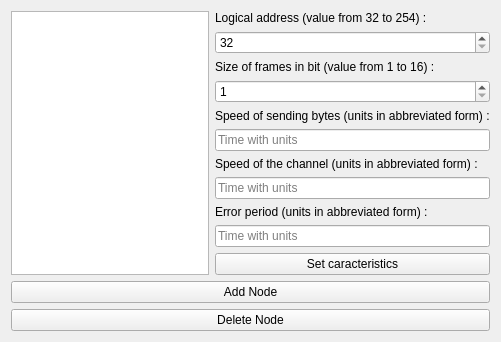
<?xml version="1.0" encoding="UTF-8"?>
<ui version="4.0">
 <class>mainWidget</class>
 <widget class="QWidget" name="mainWidget">
  <property name="geometry">
   <rect>
    <x>0</x>
    <y>0</y>
    <width>501</width>
    <height>332</height>
   </rect>
  </property>
  <property name="windowTitle">
   <string>ExoMars2020</string>
  </property>
  <layout class="QVBoxLayout" name="verticalLayout_2">
   <item>
    <layout class="QHBoxLayout" name="horizontalLayout_2">
     <item>
      <widget class="QListWidget" name="listWidget"/>
     </item>
     <item>
      <layout class="QVBoxLayout" name="verticalLayout">
       <item>
        <layout class="QVBoxLayout" name="verticalLayout_3">
         <item>
          <widget class="QLabel" name="label_log_address">
           <property name="text">
            <string>Logical address (value from 32 to 254) :</string>
           </property>
          </widget>
         </item>
         <item>
          <widget class="QSpinBox" name="log_address_sb">
           <property name="minimum">
            <number>32</number>
           </property>
           <property name="maximum">
            <number>254</number>
           </property>
          </widget>
         </item>
        </layout>
       </item>
       <item>
        <layout class="QVBoxLayout" name="verticalLayout_4">
         <item>
          <widget class="QLabel" name="label_fsize">
           <property name="text">
            <string>Size of frames in bit (value from 1 to 16) :</string>
           </property>
          </widget>
         </item>
         <item>
          <widget class="QSpinBox" name="fsize_sb">
           <property name="minimum">
            <number>1</number>
           </property>
           <property name="maximum">
            <number>16</number>
           </property>
          </widget>
         </item>
        </layout>
       </item>
       <item>
        <layout class="QVBoxLayout" name="verticalLayout_5">
         <item>
          <widget class="QLabel" name="label_speed_bytes">
           <property name="text">
            <string>Speed of sending bytes (units in abbreviated form) :</string>
           </property>
          </widget>
         </item>
         <item>
          <widget class="QLineEdit" name="speed_bytes_line">
           <property name="placeholderText">
            <string>Time with units</string>
           </property>
          </widget>
         </item>
        </layout>
       </item>
       <item>
        <layout class="QVBoxLayout" name="verticalLayout_6">
         <item>
          <widget class="QLabel" name="label_speed_channel">
           <property name="text">
            <string>Speed of the channel (units in abbreviated form) :</string>
           </property>
          </widget>
         </item>
         <item>
          <widget class="QLineEdit" name="speed_channel_line">
           <property name="placeholderText">
            <string>Time with units</string>
           </property>
          </widget>
         </item>
        </layout>
       </item>
       <item>
        <layout class="QVBoxLayout" name="verticalLayout_7">
         <item>
          <widget class="QLabel" name="label_error_period">
           <property name="text">
            <string>Error period (units in abbreviated form) :</string>
           </property>
          </widget>
         </item>
         <item>
          <widget class="QLineEdit" name="error_period_line">
           <property name="placeholderText">
            <string>Time with units</string>
           </property>
          </widget>
         </item>
        </layout>
       </item>
       <item>
        <widget class="QPushButton" name="setNodecarac">
         <property name="text">
          <string>Set caracteristics</string>
         </property>
        </widget>
       </item>
      </layout>
     </item>
    </layout>
   </item>
   <item>
    <widget class="QPushButton" name="add">
     <property name="text">
      <string>Add Node</string>
     </property>
    </widget>
   </item>
   <item>
    <widget class="QPushButton" name="delete_2">
     <property name="text">
      <string>Delete Node</string>
     </property>
    </widget>
   </item>
  </layout>
 </widget>
 <layoutdefault spacing="6" margin="11"/>
 <resources/>
 <connections/>
</ui>
